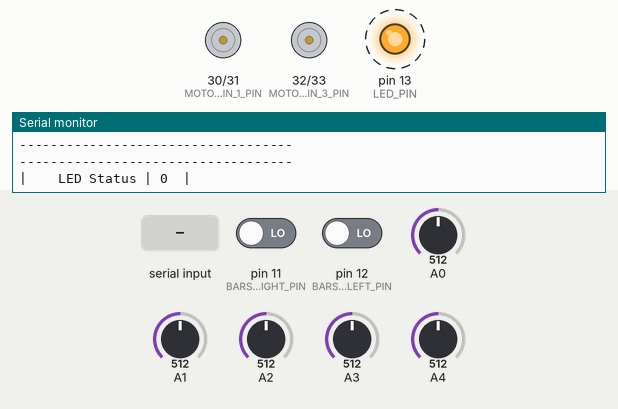
Simulated run of this sketch. Board: Arduino Mega 2560, built with avr-gcc and run on an emulated ATmega2560. Parts: motor-driver pin pairs drawn as motors (green arrow = first pin HIGH = forward, orange = second pin HIGH = backward, longer = more drive), output pins drawn as LEDs (lit = HIGH), the last lines printed to the serial monitor. Dashed ring = blinking. The inputs (shaded band) are chosen by the test bench; at power-on: pin 11 (BARSENS_RIGHT_PIN) LOW, pin 12 (BARSENS_LEFT_PIN) LOW, A0 = 512, A1 = 512, A2 = 512, A3 = 512, A4 = 512. Pins used as bus, display or sensor lines are not drawn.

Above: at 1.6 s.
1.7 s: "8" received over Serial
At 3.6 s:
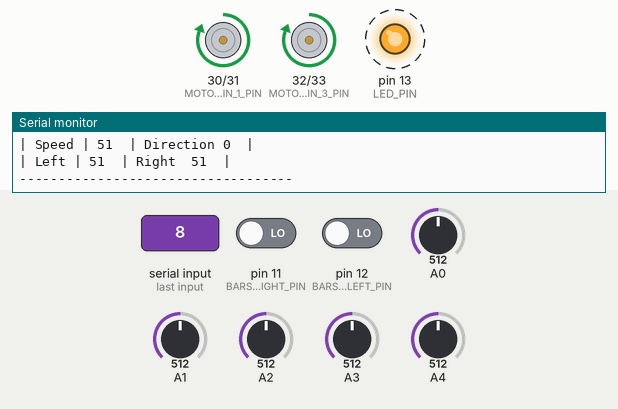
4.7 s: "6" received over Serial
At 6.1 s:
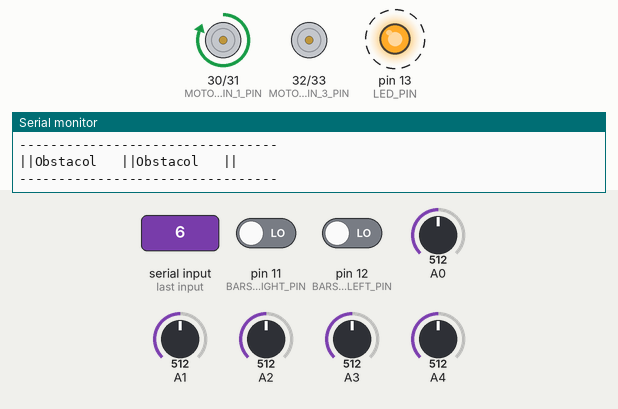
7.7 s: "5" received over Serial
At 11.8 s:
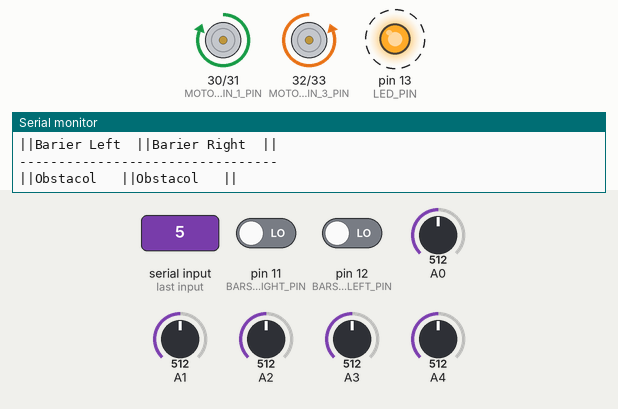
16.7 s: "5" received over Serial
At 17.7 s:
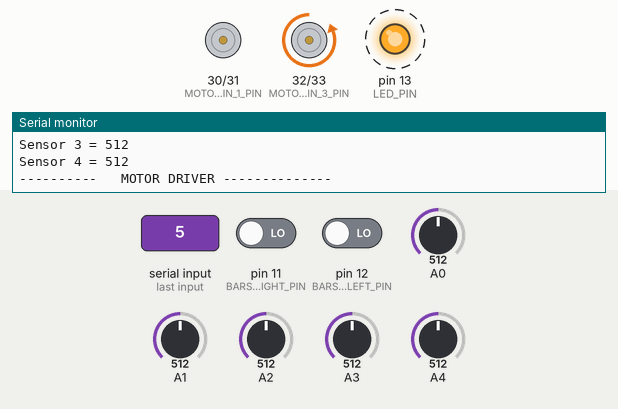
Timing chart, 0 to 20.7 s (numbered marks = the images above; inputs shaded):
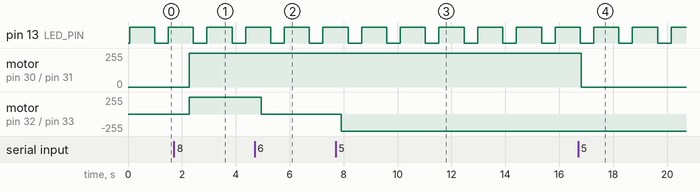

Measured:
- after the input at 1.7 s, motor on pin 30 (MOTOR_DRIVER_IN_1_PIN) / pin 31 (MOTOR_DRIVER_IN_2_PIN), motor on pin 32 (MOTOR_DRIVER_IN_3_PIN) / pin 33 (MOTOR_DRIVER_IN_4_PIN): stopped → forward 255/255 after 0.56 s
- after the input at 4.7 s, motor on pin 32 (MOTOR_DRIVER_IN_3_PIN) / pin 33 (MOTOR_DRIVER_IN_4_PIN): forward 255/255 → stopped after 0.23 s
- after the input at 7.7 s, motor on pin 32 (MOTOR_DRIVER_IN_3_PIN) / pin 33 (MOTOR_DRIVER_IN_4_PIN): stopped → backward 255/255 after 0.20 s
- after the input at 16.7 s, motor on pin 30 (MOTOR_DRIVER_IN_1_PIN) / pin 31 (MOTOR_DRIVER_IN_2_PIN): forward 255/255 → stopped after 0.12 s
- by itself, pin 13 (LED_PIN): alternates HIGH for 0.93 s and LOW for 0.50 s

The sketch:

vehicle.ino
```cpp
#define SYS_TICK 10 // ms
/********************************************************
**  VEHICLE PROJECT
/*******************************************************/
#define UI_TASK_REC (300 / SYS_TICK)
#define UI_TASK_OFFSET (90 / SYS_TICK)
char UI_Rec = UI_TASK_OFFSET;

#define REPORT_TASK_REC (1000 / SYS_TICK)
#define REPORT_TASK_OFFSET (80 / SYS_TICK)
char report_Rec = REPORT_TASK_OFFSET;


void UI_Init(void);
void UI_Task(void);
void UI_Report(void);


//-----------------------------------------
// led header
//-----------------------------------------
// Config
#define LED_PIN 13
#define LED_TASK_REC (500 / SYS_TICK)
#define LED_TASK_OFFSET (30 / SYS_TICK)
int ledTask_Rec = LED_TASK_OFFSET;

void Led_Init(void);
void Led_Task(void);
void Led_Report(void);

int Led_StatusGet(void);

// current State
char ledStatus;

//------------------------------------------------------
//  barier sensor header
//------------------------------------------------------
#define BARSENS_LEFT_PIN 12
#define BARSENS_RIGHT_PIN 11
#define BARIER_NO 0
#define BARIER_YES 1
#define BARIER_SENSOR_TASK_REC (20 / SYS_TICK)
#define BARIER_SENSOR_TASK_OFFSET (0 / SYS_TICK)
char barierSensor_Rec = BARIER_SENSOR_TASK_OFFSET;

void BarierSensor_Init(void);
void BarierSensor_Task(void);
void BarierSensor_Report(void);

int BarSens_Left_Get(void);
int BarSens_Right_Get(void);

char barierSensorLeft;
char barierSensorRight;

//-----------------------------------------
// line sensor header
//-----------------------------------------
#define LINE_SENSOR_1_PIN 0
#define LINE_SENSOR_2_PIN 1
#define LINE_SENSOR_3_PIN 2
#define LINE_SENSOR_4_PIN 3
#define LINE_SENSOR_5_PIN 4

#define LINE_SENSOR_TASK_REC (333 / SYS_TICK)
#define LINE_SENSOR_TASK_OFFSET (0 / SYS_TICK)
char lineSensor_Rec = LINE_SENSOR_TASK_OFFSET;


void LineSensor_Init(void);
void LineSensor_Task(void);
void LineSensor_Report(void);

int LineSensorTab[5]={0,0,0,0,0};
int LineSensorPos=0;

//==============================
// Motor Driver Header
//==============================

#define MOTOR_DRIVER_IN_1_PIN 30
#define MOTOR_DRIVER_IN_2_PIN 31
#define MOTOR_DRIVER_EN_A_PIN 2
#define MOTOR_DRIVER_IN_3_PIN 32
#define MOTOR_DRIVER_IN_4_PIN 33
#define MOTOR_DRIVER_EN_B_PIN 3

#define MAX_SPEED 255

#define GEARS 5
#define DELTA_SPEED MAX_SPEED/GEARS


#define MOTOR_DRV_TASK_REC 100 / SYS_TICK
#define MOTOR_DRV_TASK_OFFSET 70 / SYS_TICK
char motorDrv_Rec = MOTOR_DRV_TASK_OFFSET;


int motorDriverDirection = 0;
int motorDriverSpeed = 0;
int leftSpeed  = 0;
int rightSpeed = 0;

void MotorDrv_Init();
void MotorDrv_Task();
void MotorDrv_Report();
//------------------------------------------------------
//888888888888888888888888888888888888888888888888888888
void setup() {
  //asigurarea legaturii cu portul serial
  UI_Init();
  Serial.print("UI initializat\n");
  Led_Init();
  Serial.print("LED initializat\n");
  BarSens_Init();
  Serial.print("Barier initializat\n");
  LineSensor_Init();
  Serial.print("LineSensor initializat\n");
  MotorDrv_Init();
  Serial.print("Mitot Driver initializat\n");
}


void loop() {
  //recurenta de sistem
  delay(SYS_TICK);

  // Run Led Task
  if(--UI_Rec<=0){
    UI_Rec = UI_TASK_REC;
    UI_Task();
  }

  // Run Led Task
  if(--ledTask_Rec<=0){
    ledTask_Rec = LED_TASK_REC;
    Led_Task();
  }

  // Run Line Sensor task
  if(--lineSensor_Rec<=0){
    lineSensor_Rec = LINE_SENSOR_TASK_REC;
    LineSensor_Task();
  }

  // Run Barier Sensor task
  if(--barierSensor_Rec<=0){
    barierSensor_Rec = LINE_SENSOR_TASK_REC;
    BarierSensor_Task();
  }

  //run motor driver task
  if(--motorDrv_Rec<=0){
    motorDrv_Rec = MOTOR_DRV_TASK_REC;
    MotorDrv_Task();
  }


  // print report
  // Run Report Task
  if(--report_Rec<=0){
    report_Rec = REPORT_TASK_REC;

    Led_Report();
    BarierSensor_Report();
    LineSensor_Report();
    MotorDrv_Report();

  }

}
//888888888888888888888888888888888888888888888888888888


void UI_Init(void){
  Serial.begin(9600);
  // Serial.begin(9600);
}
void UI_Task(void){

  if(Serial.available()){
    char ch = Serial.read();
    switch(ch){
      case '8' : Serial.println("Speed Up");
                 MotorDriverSpeedUp();
        break;
      case '6' : Serial.println("Turn right");
                 MotorDriverTurnRight();
      break;
      case '5' : Serial.println("Speed Down");
                 MotorDriverSpeedDown();
        break;
      case '4' : Serial.println("Turn left");
                 MotorDriverTurnLeft();
      break;
      case '2' : Serial.println("Stop");
                 MotorDriverStop();
      break;
      default: Serial.println("NO KEY");
        break;
    }
  }
}
void UI_Report(void){

}


//----------------------------------------
// led functions
//----------------------------------------
void Led_Init(void){
  pinMode(LED_PIN, OUTPUT);
}
//----------------------------------------
void Led_Task(void){
  ledStatus = digitalRead(LED_PIN);
  if (ledStatus == 0)
    digitalWrite(LED_PIN, HIGH);
  else
    digitalWrite(LED_PIN, LOW);
}
//----------------------------------------
void Led_Report(void){
  Serial.println("-----------------------------------");
  Serial.print("|    LED Status | ");
  Serial.print(Led_StatusGet());
  Serial.println("  |");
  Serial.println("-----------------------------------");

}
int Led_StatusGet(void){
  return ledStatus;
}

//------------------------------------------------------
// barier sensor functions
//------------------------------------------------------
// initialization
void BarSens_Init(void){
  pinMode(BARSENS_LEFT_PIN,INPUT);
  pinMode(BARSENS_RIGHT_PIN,INPUT);
}
// Barier Sensor Task Evaluation
void BarierSensor_Task(void){
  barierSensorLeft = digitalRead(BARSENS_LEFT_PIN);
  barierSensorRight = digitalRead(BARSENS_RIGHT_PIN);
}

// get left barier value
int BarSens_Left_Get(void){
  return barierSensorLeft = digitalRead(BARSENS_LEFT_PIN);
}
// get right barier value
int BarSens_Right_Get(void){
  return barierSensorRight = digitalRead(BARSENS_RIGHT_PIN);
}

// print report
void BarierSensor_Report(void){
  Serial.print("---------------------------------\n");
  Serial.print("||");
  Serial.print("Barier Left");
  Serial.print("\t||");
  Serial.print("Barier Right");
  Serial.print("\t||\n");
  Serial.print("---------------------------------\n");
  Serial.print("||");
  if (BarSens_Left_Get() == 0)
    Serial.print("Obstacol ");
  else
    Serial.print("Liber ");

  Serial.print("\t||");
  if (BarSens_Right_Get() == 0)
    Serial.print("Obstacol ");
  else
    Serial.print("Liber ");

  Serial.print("\t||\n");
  Serial.print("---------------------------------\n");
}
//----------------------------------------
// line sensor functions
//---------------------------------------
void LineSensor_Init(void){
 pinMode(LINE_SENSOR_1_PIN, INPUT);
 pinMode(LINE_SENSOR_2_PIN, INPUT);
 pinMode(LINE_SENSOR_3_PIN, INPUT);
 pinMode(LINE_SENSOR_4_PIN, INPUT);
 pinMode(LINE_SENSOR_5_PIN, INPUT);
}
//---------------------------------------
void LineSensor_Task(void){
  for(int i=0; i<5; i++){
    LineSensorTab[i] =analogRead(i);
  }
}
//---------------------------------------
void LineSensor_Report(void){
  for(int i=0; i<5; i++){
    Serial.print("Sensor ");
    Serial.print(i);
    Serial.print(" = ");
    Serial.println(LineSensorTab[i]);
  }
}
//---------------------------------------


//==========================================================
// Motor Driver Functions
//==========================================================
void MotorDrv_Init(){

  motorDriverSpeed = 0;
  motorDriverDirection = 0;

  pinMode(MOTOR_DRIVER_IN_1_PIN, OUTPUT);
  pinMode(MOTOR_DRIVER_IN_2_PIN, OUTPUT);
  pinMode(MOTOR_DRIVER_EN_A_PIN, OUTPUT);
  pinMode(MOTOR_DRIVER_IN_3_PIN, OUTPUT);
  pinMode(MOTOR_DRIVER_IN_4_PIN, OUTPUT);
  pinMode(MOTOR_DRIVER_EN_B_PIN, OUTPUT);

  digitalWrite(MOTOR_DRIVER_IN_1_PIN, LOW);
  digitalWrite(MOTOR_DRIVER_IN_2_PIN, LOW);
  analogWrite(MOTOR_DRIVER_EN_A_PIN, 0);
  digitalWrite(MOTOR_DRIVER_IN_3_PIN, LOW);
  digitalWrite(MOTOR_DRIVER_IN_4_PIN, LOW);
  analogWrite(MOTOR_DRIVER_EN_B_PIN, 0);
}

void MotorDrv_Task(){

 int speedLim;

 // Direction max limitation
 if(motorDriverDirection > MAX_SPEED)
   motorDriverDirection = MAX_SPEED;

 // Direction min limitation
 if(motorDriverDirection < -MAX_SPEED)
   motorDriverDirection = -MAX_SPEED;

 // Speed max limitation
 if(motorDriverSpeed > MAX_SPEED)
   motorDriverSpeed = MAX_SPEED;

 // Speed min limitation
 if(motorDriverSpeed < -MAX_SPEED)
   motorDriverSpeed = -MAX_SPEED;

 // speed adaptation
 speedLim = motorDriverSpeed + motorDriverDirection;
 if (speedLim > MAX_SPEED){
   motorDriverSpeed -= speedLim - MAX_SPEED;
 }


 speedLim = motorDriverSpeed - motorDriverDirection;
 if (speedLim < -MAX_SPEED)
   motorDriverSpeed +=  (- MAX_SPEED - speedLim);

   // Left Wheel

   leftSpeed = motorDriverSpeed + motorDriverDirection;
   if (leftSpeed > 0){ //FWD
     digitalWrite(MOTOR_DRIVER_IN_1_PIN, HIGH);
     digitalWrite(MOTOR_DRIVER_IN_2_PIN, LOW);
     analogWrite(MOTOR_DRIVER_EN_A_PIN, leftSpeed);
   }
   else if (leftSpeed < 0){ // BWD
     digitalWrite(MOTOR_DRIVER_IN_1_PIN, LOW);
     digitalWrite(MOTOR_DRIVER_IN_2_PIN, HIGH);
     analogWrite(MOTOR_DRIVER_EN_A_PIN, -leftSpeed);
   }
   else{ // BRK
     digitalWrite(MOTOR_DRIVER_IN_1_PIN, LOW);
     digitalWrite(MOTOR_DRIVER_IN_2_PIN, LOW);
     analogWrite(MOTOR_DRIVER_EN_A_PIN, 0);
   }


     // Right Wheel

   rightSpeed = motorDriverSpeed - motorDriverDirection;
   if (rightSpeed > 0){
     digitalWrite(MOTOR_DRIVER_IN_3_PIN, HIGH);
     digitalWrite(MOTOR_DRIVER_IN_4_PIN, LOW);
     analogWrite(MOTOR_DRIVER_EN_B_PIN, rightSpeed);
   }
   else if (rightSpeed < 0){
     digitalWrite(MOTOR_DRIVER_IN_3_PIN, LOW);
     digitalWrite(MOTOR_DRIVER_IN_4_PIN, HIGH);
     analogWrite(MOTOR_DRIVER_EN_B_PIN, -rightSpeed);
   }
   else{ // BRK
     digitalWrite(MOTOR_DRIVER_IN_3_PIN, LOW);
     digitalWrite(MOTOR_DRIVER_IN_4_PIN, LOW);
     analogWrite(MOTOR_DRIVER_EN_B_PIN, 0);
   }


}
void MotorDrv_Report(){
  Serial.println("----------   MOTOR DRIVER --------------");
  Serial.print("| Speed | ");
  Serial.print(motorDriverSpeed);
  Serial.print("  | Direction ");
  Serial.print(motorDriverDirection);
  Serial.println("  |");
  Serial.print("| Left | ");
  Serial.print(leftSpeed);
  Serial.print("  | Right  ");
  Serial.print(rightSpeed);
  Serial.println("  |");
  Serial.println("-----------------------------------");

}

int MotorDriverSetSpeed(int Speed){
  return motorDriverSpeed = Speed;
}
int MotorDriverSetDirection(int Direction){
 return motorDriverDirection = Direction;
}

int MotorDriverSpeedUp(void){
  motorDriverSpeed += DELTA_SPEED;
  return motorDriverSpeed;
}

int MotorDriverSpeedDown(void){
  motorDriverSpeed -= DELTA_SPEED;
  return motorDriverSpeed;
}
int MotorDriverTurnLeft(void){
  motorDriverDirection -= DELTA_SPEED;
  return motorDriverDirection;
}
int MotorDriverTurnRight(void){
  motorDriverDirection += DELTA_SPEED;
  return motorDriverDirection;
}

void MotorDriverStop(void){
  motorDriverDirection = 0;
  motorDriverSpeed = 0;
}
```
